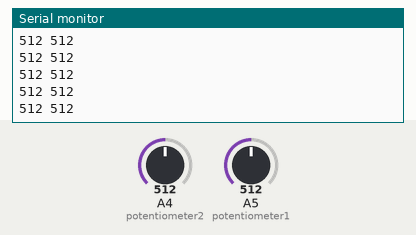
Simulated run of this sketch. Board: Arduino Uno, built with avr-gcc and run on an emulated ATmega328P. Shown: the last lines printed to the serial monitor. Inputs (shaded band) come from the test bench; at power-on: A4 (potentiometer2) = 512, A5 (potentiometer1) = 512.

Above: at 1.2 s.
1.3 s: A4 (potentiometer2) set to 716
At 1.31 s:
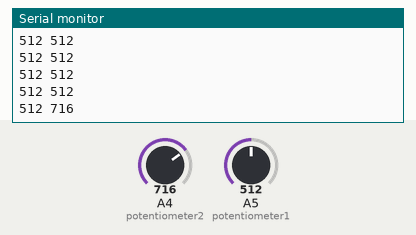
2.8 s: A5 (potentiometer1) set to 716
At 2.82 s:
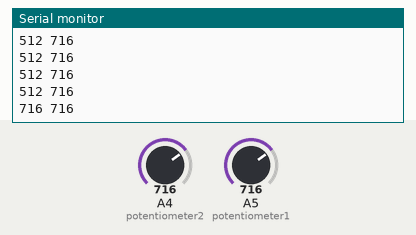
4.3 s: A4 (potentiometer2) set to 900
At 4.33 s:
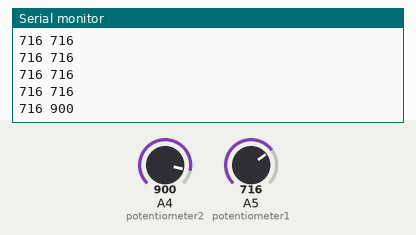
5.8 s: A5 (potentiometer1) set to 900
At 5.84 s:
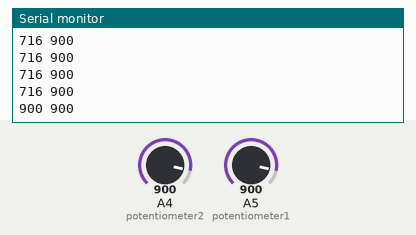
Timing chart, 0 to 8.3 s (numbered marks = the images above; inputs shaded):
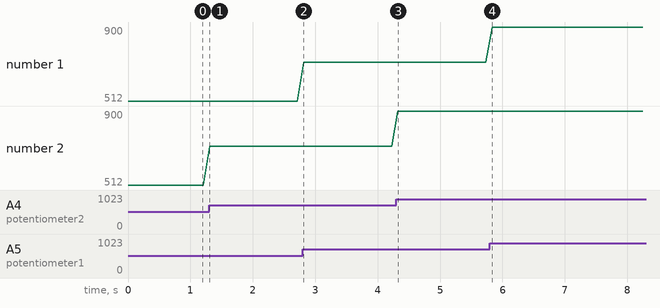

Measured:
- after the input at 1.3 s, the serial monitor: prints a new line at once (image 1)
- after the input at 2.8 s, the serial monitor: prints a new line at once (image 2)
- after the input at 4.3 s, the serial monitor: prints a new line at once (image 3)
- after the input at 5.8 s, the serial monitor: prints a new line at once (image 4)
- plotted number 2: 512 → 716 after the input at 1.3 s, 716 → 900 after the input at 4.3 s

The sketch:

Arduino_Week3_Serial.ino
```cpp
int potentiometer1 = 5;
int potentiometer2 = 4;

void setup() {
  Serial.begin(9600);
}

void loop() {
  int value1 = analogRead(potentiometer1);
  int value2 = analogRead(potentiometer2);

  Serial.print(value1);
  Serial.print(" ");
  Serial.println(value2);

  delay(100);
}
```
